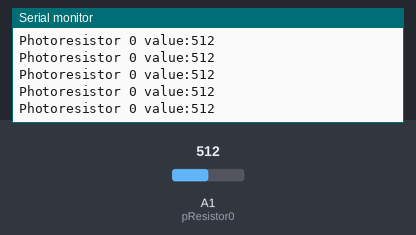
A sketch run on a simulated Arduino Uno, built with avr-gcc and run on an emulated ATmega328P. Parts: the last lines printed to the serial monitor. The inputs (shaded band) are chosen by the test bench; at power-on: A1 (pResistor0) = 512.

Above: at 1.2 s.
1.3 s: A1 (pResistor0) set to 104
At 1.9 s:
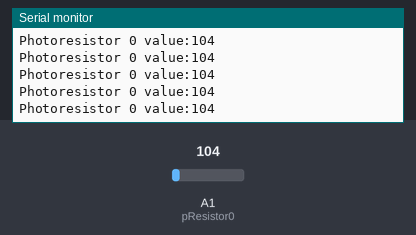
4.3 s: A1 (pResistor0) set to 92
At 5.4 s:
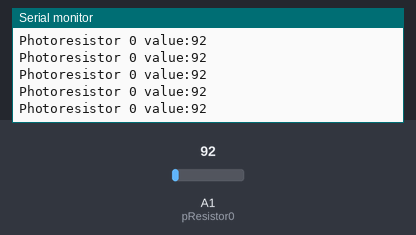
Timing chart, 0 to 7.3 s (numbered marks = the images above; inputs shaded):
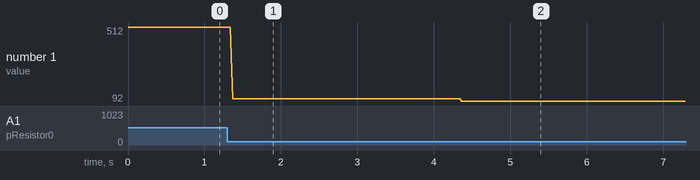

The sketch:

test_volt_divs.ino
```cpp
const int pResistor0 = A1;
//const int pResistor1 = A1;


int value0;
//int value1;

void setup(){
  Serial.begin(9600);
  pinMode(pResistor0, INPUT);
  //pinMode(pResistor1, INPUT);
}


void loop(){
  value0 = analogRead(pResistor0);
  //value1 = analogRead(pResistor1);
  Serial.print("Photoresistor 0 value:");
  Serial.print(value0);
  Serial.println("\r");
}
```

Measured:
- after the input at 1.3 s, the serial monitor: prints a new line after 0.07 s (image 1)
- after the input at 4.3 s, the serial monitor: prints a new line after 0.07 s (image 2)
- plotted number 1: 512 → 104 after the input at 1.3 s, 104 → 92 after the input at 4.3 s
